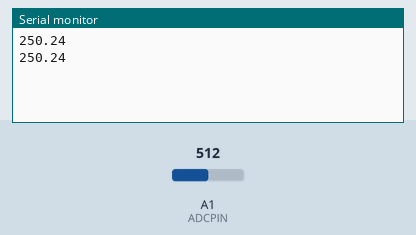
This sketch was run on a simulated Arduino Uno, built with avr-gcc and run on an emulated ATmega328P. Parts: the last lines printed to the serial monitor. The inputs (shaded band) are chosen by the test bench; at power-on: A1 (ADCPIN) = 512.

Above: at 1.8 s.
1.9 s: A1 (ADCPIN) set to 716
At 2.5 s:
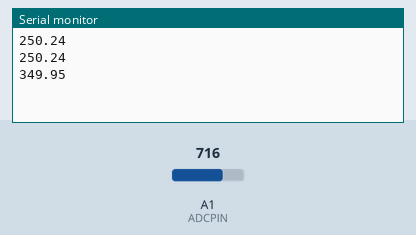
3.4 s: A1 (ADCPIN) set to 900
At 4.8 s:
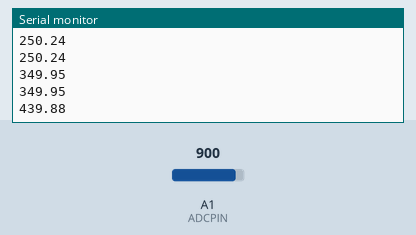
Timing chart, 0 to 6.4 s (numbered marks = the images above; inputs shaded):
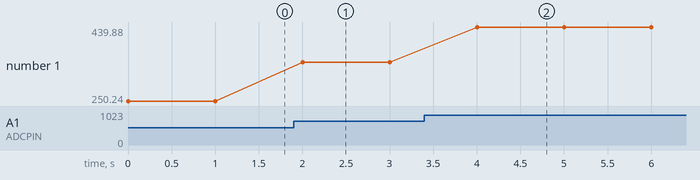

Measured:
- after the input at 1.9 s, the serial monitor: prints a new line after 0.10 s (image 1)
- after the input at 3.4 s, the serial monitor: prints a new line after 0.60 s (image 2)
- plotted number 1: 250.24 → 349.95 after the input at 1.9 s, 349.95 → 439.88 after the input at 3.4 s

The sketch:

temp_LM35.ino
```cpp
#include <LiquidCrystal.h>
#define ADCPIN 1

//Initialize variable to hold temperature
double temperature = 0;
double atemp = 0;

void setup(){
  Serial.begin(9600);
}


//Loop Block, this code runs continously
void loop()
{
  atemp = analogRead(ADCPIN);

  temperature = (atemp*500)/1023;

  Serial.println(temperature);

  //Wait 1 second for the next reading
  delay(1000);
}
```
